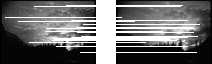
%> input picture PaReLab2012/DbMultiFea/DbFea/FeatureAsift/imgOutHori.png, 212 x 64 px
$ octave --eval "result = gray2ndDct(imread('../FeatureAsift/imgOutHori.png'));"   (GNU Octave 9; MATLAB toolbox functions it lacks are replaced by stand-ins)
%> lines starting %> are read from the running program, lines starting %| are printed output that depends on the picture
### PaReLab2012/DbMultiFea/DbFea/FeatureDctQuantZigzag/dyangDctQuant.m
function b = dyangDctQuant(a, quant_cmd)
    % Quantize the dct coefficients.
	%
	% An example of quantizing a rgb image,
	% b = dctQuant(a, 'qy');
	%
	% An example of recoverying a quantized image to a rgb image,
	% b = dctQuant(a, 'ay');
	%
	% To quantize, use 'q', to anti-quantize (recovery), use 'a'.
	%
	% If the image format is YCbCr, please use 'y' to quantize Y channel,
	% and use 'c' to quantize Cb and Cr channel.
	% For other formats, please use 'y' for all channels.
	%
	% yangdongbjcn@hotmail.com
	% Copyright (c) yangdong.bj.cn (2011).
	% This software may be freely used and distributed for non-commercial purposes.
    %

    [s1 s2] = size(a);

    % init
    quant_y = [16,11,10,16,24,40,51,61;
            12,12,14,19,26,58,60,55;
            14,13,16,24,40,57,69,56;
            14,17,22,29,51,87,80,62;
            18,22,37,56,68,109,103,77;
            24,35,55,64,81,104,113,92;
            49,64,78,87,103,121,120,101;
            72,92,95,98,112,100,103,99];

    quant_c = [17,18,24,47,99,99,99,99;
            18,21,26,66,99,99,99,99;
            24,26,56,99,99,99,99,99;
            47,66,99,99,99,99,99,99;
            99,99,99,99,99,99,99,99;
            99,99,99,99,99,99,99,99;
            99,99,99,99,99,99,99,99;
            99,99,99,99,99,99,99,99;];

    mask_y = zeros([s1 s2]) + 99;
    mask_y(1:size(quant_y,1), 1: size(quant_y,2)) = quant_y;
    mask_y = mask_y(1:s1, 1:s2);

    mask_c = zeros([s1 s2]) + 99;
    mask_c(1:size(quant_c,1), 1: size(quant_c,2)) = quant_c;
    mask_c = mask_c(1:s1, 1:s2);


    switch quant_cmd
        case 'qy'
            b = round(a ./ mask_y(1:s1,1:s2));
        case 'ay'
            b = round(a .* mask_y(1:s1,1:s2));
        case 'qc'
            b = round(a ./ mask_c(1:s1,1:s2));
        case 'ac'
            b = round(a .* mask_c(1:s1,1:s2));
    end
end

### PaReLab2022.1/DbMultiFea/DbFea/FeatureDctQuantZigzag/dyangDctZigzag.m
function b = dyangDctZigzag(a, dir_cmd, size_b)
    % Zigzag a image (matrix)
    %
    % An example of zigzaging a image,
	% b = dyang_zigzag(a, 'zr');
	%
	% An example of recoverying a image from a zigzag vector,
	% b = dyang_zigzag(a, 'ar', size_b);
	%
	% To zigzag, use 'z', to anti-zigzag (recovery), use 'a'.
	%
    % The 1st element is on the top-left,
	% if the 2nd element is on the right of the 1st element, use 'r',
	% if the 2nd element is on the bottom of the 1st element, use 'd'(down).
    %
    % code@dyang.com
    % Copyright (c) yangdong.bj.cn (2011).
    % This software may be freely used and distributed for non-commercial
    % purposes.
    %

    switch dir_cmd
        case 'zr'
            bb = dyangZigzag(size(a), 'r');
            b = a(bb);
        case 'ar'
            bb = dyangZigzag(size_b, 'r');
            b = zeros(size_b);
            tmp1 = bb(1:length(a));
            b(tmp1) = a;
        case 'zd'
            bb = dyangZigzag(size(a), 'd');
            b = a(bb);
        case 'ad'
            bb = dyangZigzag(size_b, 'd');
            b = zeros(size_b);
            tmp1 = bb(1:length(a));
            b(tmp1) = a;
    end
end

function b = dyangZigzag(size_a, dir_cmd)
    s1 = size_a(1);
    s2 = size_a(2);

    [X,Y] = meshgrid(1 : s1, 1 : s2);
    Z = (X + Y)';

    b = [];
    for i = 2 : s1+s2
        switch dir_cmd
            case 'r'
                if mod(i,2) == 0
                    tmp1 = find(Z == i);
                else
                    tmp1 = fliplr(find(Z == i)')';
                end
            case 'd'
                if mod(i,2) == 0
                    tmp1 = fliplr(find(Z == i)')';
                else
                    tmp1 = find(Z == i);
                end
        end
        b = [b; tmp1];
    end
end

### PaReLab2012/DbMultiFea/DbFea/FeatureDctQuantZigzag/gray2ndDct.m
function y = gray2ndDct(img, varargin)
    %
    % yangdongbjcn@hotmail.com
    % Copyright (c) yangdong.bj.cn (2011).
    % This software may be freely used and distributed for non-commercial purposes.
    %

    if ~exist('varargin', 'var') varargin = {}; end

    try
        compress_len = varargin{1};
    catch
        compress_len = 10;
    end

	img = mat2gray(img, [0, 255]);
	img = im2uint8(img);

	img_dct = dct2(img);

	img_dct_quant = dyangDctQuant(img_dct, 'qy'); % only for uint8 image

	y = dyangDctZigzag(img_dct_quant, 'zd');
	y = y(1:compress_len);
end
%> in gray2ndDct, img is the input picture: size 64x212 uint8; min 0, max 255, mean 107.1
%> in gray2ndDct, `img_dct = dct2(img);`:
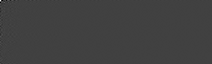
%> img_dct: size 64x212 double; min -4273.1, max 12480.8, mean 0.1; drawn with min black and max white
%> in dyangDctQuant, `mask_y(1:size(quant_y,1), 1: size(quant_y,2)) = quant_y;`:
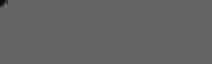
%> mask_y: size 64x212 double; min 10, max 121, mean 98.8
%> in dyangDctQuant, `mask_c(1:size(quant_c,1), 1: size(quant_c,2)) = quant_c;`:
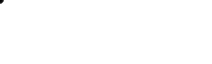
%> mask_c: size 64x212 double; min 17, max 99, mean 98.9; drawn with min black and max white
%> in gray2ndDct, `y = y(1:compress_len);`: y = [780; 252; -81; -420; 19; -305; 20; 37; 39; -34]
